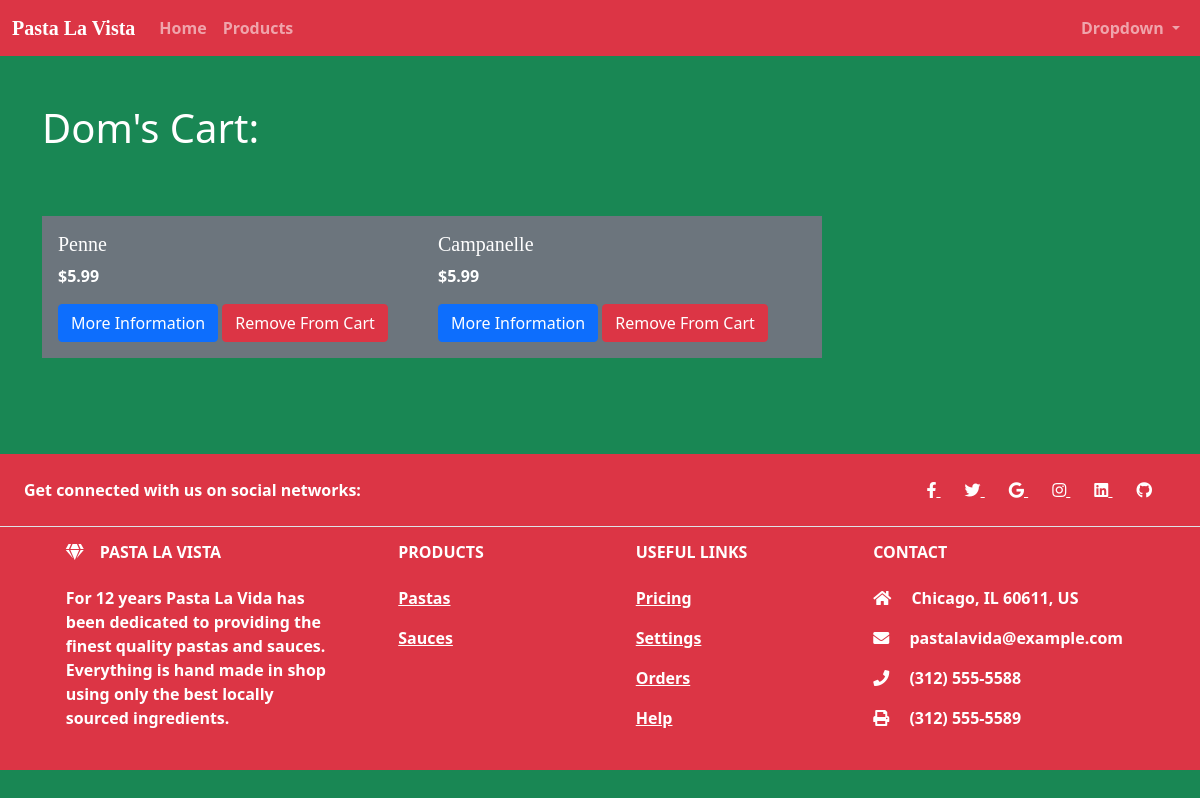
The app's page /my-cart (signed in) with its own data.
### app/models.py (models this page shows, shortened)
class User(db.Model, UserMixin):
    id = db.Column(db.Integer, primary_key=True)
    username = db.Column(db.String(150), nullable=False, unique=True)
    email = db.Column(db.String(150), nullable=False, unique=True)
    password = db.Column(db.String(256), nullable=False)
    date_created = db.Column(db.DateTime, nullable=False, default=datetime.utcnow)
    product = db.relationship('Products', secondary='cart')

class Products(db.Model):
    id = db.Column(db.Integer, primary_key=True)
    name = db.Column(db.String(200))
    description = db.Column(db.String(300))
    price = db.Column(db.Float)
    date_created = db.Column(db.DateTime, nullable=False, default=datetime.utcnow)
    users = db.relationship('User', secondary='cart')

### app/routes.py (the view)
@app.route('/my-cart')
@login_required
def my_cart():
    my_products = current_user.product
    return render_template('my_cart.html', product= my_products)

### app/models.py (called while the page is built)
@login_manager.user_loader
def get_user(user_id):
    return User.query.get(user_id)

### app/templates/my_cart.html (shortened to what this page needs)
{% extends 'base.html' %}
{% block content %}
<h1 class="mt-5 mb-5">{{ current_user.username }}'s Cart:</h1>
<div class="row">
    {% for p in product %}
    <div class="col-12 col-sm-6 col-md-4 mt-3 mb-5">
        <div class=" bg-secondary" style="width: 25rem;">
                <div class="card-body">
                    <h5 class="card-title font_meie_script">{{ p.name }}</h5>
                    <p class="card-text">${{ p.price }}</p>
                    <a href="{{ url_for('product_detail', prod_id=p.id) }}" class="btn btn-primary">More Information</a>
                    <button type="button" class="btn btn-danger" data-bs-toggle="modal" data-bs-target="#deleteModal">
                        Remove From Cart
                    </button>
                </div>
            </div>
    </div>
    {% endfor %}
</div>
{% endblock content %}

### app/static/css/main.css (style rules this page uses)
.font_meie_script { font-family: 'Meie Script', cursive; }

### records on screen
User: username "Dom"
Products: name "Penne", price "5.99"
Products: name "Campanelle", price "5.99"
